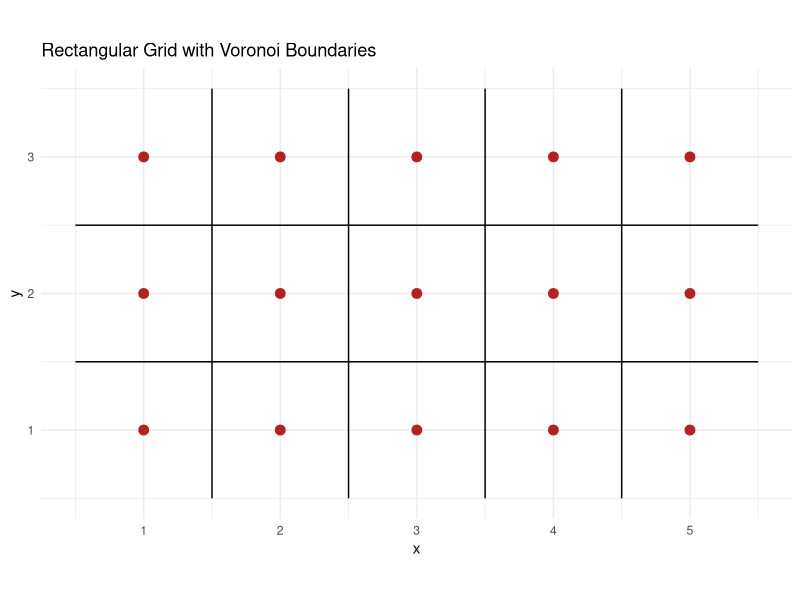
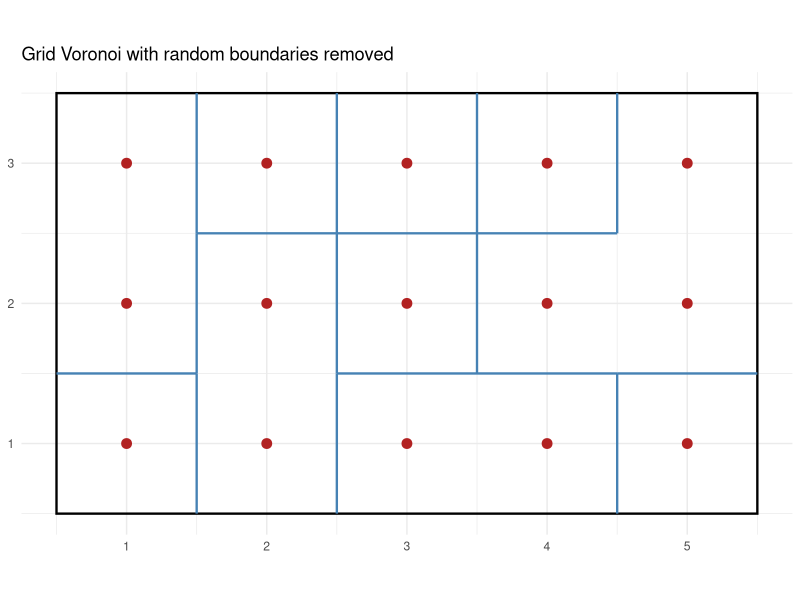
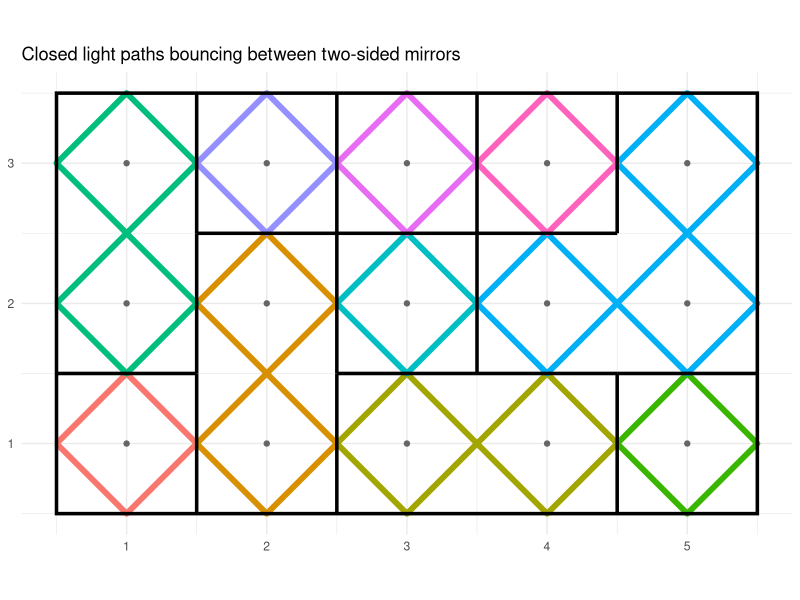
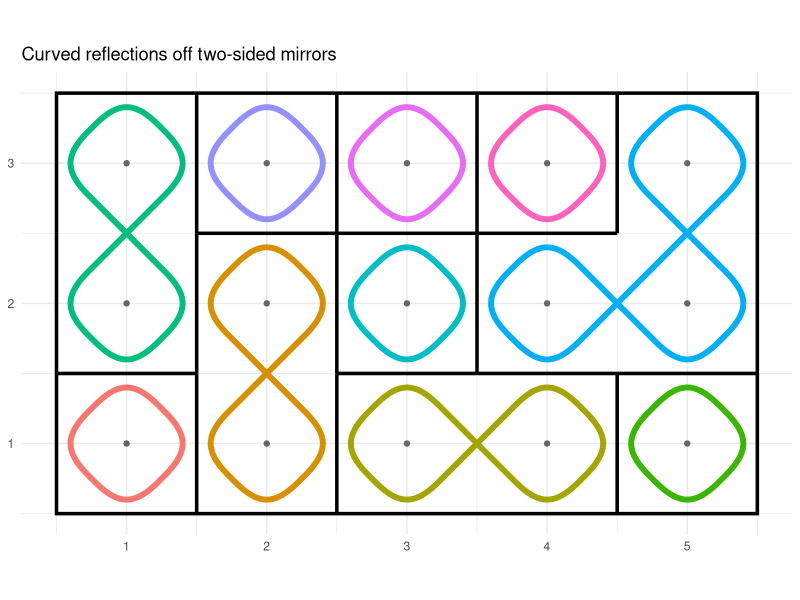

The R source for these figures, in order:
## ---- chunk 1
#| label: setup
#| include: false

library(ggplot2)
library(ggforce)

## ---- chunk 2
#| label: fig-arbitrary-grid-voronoi
#| fig-cap: "Grid of Points with Voronoi Boundaries"
#| code-fold: true
#| warning: false
#| 


pts <- expand.grid(x = 1:5, y = 1:3)

ggplot(pts, aes(x, y)) +
  geom_voronoi_tile(aes(fill = interaction(x, y)),
                    bound = c(0.5, 5.5, 0.5, 3.5),
                    colour = "white", show.legend = FALSE) +
  geom_voronoi_segment(bound = c(0.5, 5.5, 0.5, 3.5), colour = "black") +
  geom_point(colour = "firebrick", size = 3) +
  coord_fixed() +
  labs(title = "Rectangular Grid with Voronoi Boundaries") + 
  theme_minimal()

## ---- chunk 3
#| label: fig-arbitary-mirrors
#| code-fold: true
#| fig-cap: "Grid with 2-Way mirrors"
#| warning: false
#| 

set.seed(42)

pts <- expand.grid(x = 1:5, y = 1:3)

# Vertical edges: separate horizontally adjacent points (4 x 3 = 12 edges)
v_edges <- with(expand.grid(x = 1:4, y = 1:3),
  data.frame(x = x + 0.5, xend = x + 0.5,
             y = y - 0.5, yend = y + 0.5))

# Horizontal edges: separate vertically adjacent points (5 x 2 = 10 edges)
h_edges <- with(expand.grid(x = 1:5, y = 1:2),
  data.frame(x = x - 0.5, xend = x + 0.5,
             y = y + 0.5, yend = y + 0.5))

edges <- rbind(v_edges, h_edges)

# Randomly keep ~60% of the interior edges
drop_prob <- 0.4
edges <- edges[runif(nrow(edges)) > drop_prob, ]

# Outer bounding rectangle (always kept)
rect <- data.frame(xmin = 0.5, xmax = 5.5, ymin = 0.5, ymax = 3.5)

ggplot() +
  geom_rect(data = rect,
            aes(xmin = xmin, xmax = xmax, ymin = ymin, ymax = ymax),
            fill = NA, colour = "black", linewidth = 0.8) +
  geom_segment(data = edges,
               aes(x = x, y = y, xend = xend, yend = yend),
               colour = "steelblue", linewidth = 0.8) +
  geom_point(data = pts, aes(x, y), colour = "firebrick", size = 3) +
  coord_fixed() +
  theme_minimal() +
  labs(title = "Grid Voronoi with random boundaries removed",
       x = NULL, y = NULL)

## ---- chunk 4
#| label: fig-mirrors-light-rays
#| code-fold: true
#| fig-cap: "2-Way Mirrors and Light Rays"
#| 

# ---- 1. Mirror layout (same construction as the previous chunk) ----------
make_edges <- function(seed = 42, drop_prob = 0.4) {
  set.seed(seed)
  v <- with(expand.grid(x = 1:4, y = 1:3),
            data.frame(x = x + 0.5, xend = x + 0.5, y = y - 0.5, yend = y + 0.5))
  h <- with(expand.grid(x = 1:5, y = 1:2),
            data.frame(x = x - 0.5, xend = x + 0.5, y = y + 0.5, yend = y + 0.5))
  e <- rbind(v, h)
  e[runif(nrow(e)) > drop_prob, ]
}

# ---- 2. Ray tracing ------------------------------------------------------
trace_loops <- function(edges, nx = 5, ny = 3) {

  # Keys for the surviving interior mirrors
  vert <- edges$x == edges$xend
  keep <- c(
    sprintf("V%.2f,%.2f", edges$x[vert],  (edges$y[vert]  + edges$yend[vert]) / 2),
    sprintf("H%.2f,%.2f", (edges$x[!vert] + edges$xend[!vert]) / 2, edges$y[!vert])
  )

  is_half <- function(a) abs(a - round(a)) > 0.25

  # Apply the wall at point p to direction d (reflect if mirror, else pass)
  interact <- function(p, d) {
    if (is_half(p[1])) {                       # vertical wall at x = p[1]
      m <- p[1] %in% c(0.5, nx + 0.5) ||
           sprintf("V%.2f,%.2f", p[1], p[2]) %in% keep
      if (m) d[1] <- -d[1]
    } else {                                   # horizontal wall at y = p[2]
      m <- p[2] %in% c(0.5, ny + 0.5) ||
           sprintf("H%.2f,%.2f", p[1], p[2]) %in% keep
      if (m) d[2] <- -d[2]
    }
    d
  }

  chord_id <- function(p, d) sprintf("%.2f,%.2f", p[1] + 0.25 * d[1], p[2] + 0.25 * d[2])

  # Every cell has 4 chords (a diamond); each is a possible starting segment
  starts <- do.call(rbind, lapply(seq_len(nx * ny), function(k) {
    i <- (k - 1) %% nx + 1; j <- (k - 1) %/% nx + 1
    data.frame(px = c(i - .5, i, i + .5, i), py = c(j, j + .5, j, j - .5),
               dx = c(1, 1, -1, -1),         dy = c(1, -1, -1, 1))
  }))

  used <- character(0)
  loops <- list()

  for (s in seq_len(nrow(starts))) {
    p0 <- c(starts$px[s], starts$py[s]); d0 <- c(starts$dx[s], starts$dy[s])
    if (chord_id(p0, d0) %in% used) next

    p <- p0; d <- d0
    path <- list(p)
    repeat {
      used <- c(used, chord_id(p, d))
      p <- p + 0.5 * d
      d <- interact(p, d)
      path[[length(path) + 1]] <- p
      if (all(p == p0) && all(d == d0)) break
    }
    loops[[length(loops) + 1]] <- data.frame(do.call(rbind, path)) |>
      setNames(c("x", "y")) |>
      transform(loop = length(loops) + 1)
  }
  do.call(rbind, loops)
}

# ---- 3. Run and plot -----------------------------------------------------
edges <- make_edges(seed = 42, drop_prob = 0.4)
paths <- trace_loops(edges)
paths$loop <- factor(paths$loop)

cat("Number of closed light loops:", nlevels(paths$loop), "\n")

pts  <- expand.grid(x = 1:5, y = 1:3)
rect <- data.frame(xmin = 0.5, xmax = 5.5, ymin = 0.5, ymax = 3.5)

ggplot() +
  geom_path(data = paths, aes(x, y, colour = loop, group = loop), linewidth = 2) +
  geom_rect(data = rect, aes(xmin = xmin, xmax = xmax, ymin = ymin, ymax = ymax),
            fill = NA, colour = "black", linewidth = 1.2) +
  geom_segment(data = edges, aes(x = x, y = y, xend = xend, yend = yend),
               colour = "black", linewidth = 1.2) +
  geom_point(data = pts, aes(x, y), colour = "grey40", size = 1.5) +
  coord_fixed() +
  theme_minimal() +
  theme(legend.position = "none") +
  labs(title = "Closed light paths bouncing between two-sided mirrors",
       x = NULL, y = NULL)

## ---- chunk 5
#| label: fig-curved-reflections
#| code-fold: true
#| fig-cap: "Curved Reflections"
#| 
# ---- Curved reflections: reuses `paths`, `edges`, `pts`, `rect` ----------
stopifnot(exists("paths"), exists("edges"), exists("pts"), exists("rect"))

# Largest achievable gap for a given curvature (see notes)
max_gap <- function(curvature) 0.25 - 0.1875 * curvature

# Round off one closed loop. v: data frame x, y (last row repeats the first)
curve_loop <- function(v, s, w, n) {
  v   <- as.matrix(v[, c("x", "y")])
  v   <- v[-nrow(v), , drop = FALSE]            # drop duplicated closing point
  N   <- nrow(v)
  prv <- c(N, seq_len(N - 1))
  nxt <- c(2:N, 1)
  d_in  <- (v - v[prv, ]) / 0.5                 # direction of arriving chord
  d_out <- (v[nxt, ] - v) / 0.5                 # direction of leaving chord
  t <- seq(0, 1, length.out = n)

  out <- vector("list", N)
  for (k in seq_len(N)) {
    m <- v[k, ]
    if (all(d_in[k, ] == d_out[k, ])) {         # ray passes through: no bounce
      out[[k]] <- matrix(m, nrow = 1)
      next
    }
    P0 <- m - s * d_in[k, ]                     # curve leaves the incoming ray
    P3 <- m + s * d_out[k, ]                    # curve rejoins the outgoing ray
    P1 <- P0 + w * (m - P0)                     # control points pulled toward
    P2 <- P3 + w * (m - P3)                     # the mirror point by w
    out[[k]] <- outer((1 - t)^3, P0) + outer(3 * (1 - t)^2 * t, P1) +
                outer(3 * (1 - t) * t^2, P2) + outer(t^3, P3)
  }
  res <- do.call(rbind, out)
  res <- rbind(res, res[1, ])                   # close the loop
  setNames(as.data.frame(res), c("x", "y"))
}

# gap       : distance from the mirror to the apex of each curve (grid units)
# curvature : 0 = straight chamfer across the corner, 1 = fully rounded bend
curve_paths <- function(paths, gap = 0.05, curvature = 0.7, n = 25) {
  stopifnot(gap >= 0, curvature >= 0, curvature <= 1)

  s <- 4 * gap / (4 - 3 * curvature)            # setback along the rays
  if (s > 0.25) {                               # neighbouring bounces would collide
    warning(sprintf("gap %.3f too large for curvature %.2f; using max gap %.3f",
                    gap, curvature, max_gap(curvature)))
    s <- 0.25
  }

  pieces <- lapply(split(paths, paths$loop), curve_loop, s = s, w = curvature, n = n)
  out <- do.call(rbind, Map(function(d, id) { d$loop <- id; d },
                            pieces, names(pieces)))
  out$loop <- factor(out$loop, levels = levels(paths$loop))
  out
}

# ---- Run and plot --------------------------------------------------------
curved <- curve_paths(paths, gap = 0.1, curvature = 0.75)

ggplot() +
  geom_path(data = curved, aes(x, y, colour = loop, group = loop), linewidth = 2) +
  geom_rect(data = rect, aes(xmin = xmin, xmax = xmax, ymin = ymin, ymax = ymax),
            fill = NA, colour = "black", linewidth = 1.2) +
  geom_segment(data = edges, aes(x = x, y = y, xend = xend, yend = yend),
               colour = "black", linewidth = 1.2) +
  geom_point(data = pts, aes(x, y), colour = "grey40", size = 1.5) +
  coord_fixed() +
  theme_minimal() +
  theme(legend.position = "none") +
  labs(title = "Curved reflections off two-sided mirrors", x = NULL, y = NULL)

# Notes:
# Gap: this is the perpendicular distance from the mirror to the apex of the curve, in grid units where neighbouring points are 1 apart. gap = 0 reproduces the sharp geometric bounce.
# Curvature: at 0, the corner is cut by a straight chord with two abrupt kinks. At 1, the bend is spread out into a smooth arc. The curve is tangent to the incoming and outgoing rays for any curvature above 0.
# Limit on the gap: each chord has a bounce at both ends and is 0.5 long, so each curve can start at most 0.25 from its mirror point. That makes the maximum gap 0.25 - 0.1875 * curvature, which is 0.25 at curvature 0 but only about 0.06 at curvature 1. Larger requests are clamped with a warning. If you need bigger gaps with round bends, the bounces would have to be spaced further apart, for example by using a coarser mirror grid.
# Topology: the loops and the cells they fill are unchanged, because the curves replace only the vertex geometry, not the tracing. So all 15 cells are still covered, and the loop count printed earlier still applies.
